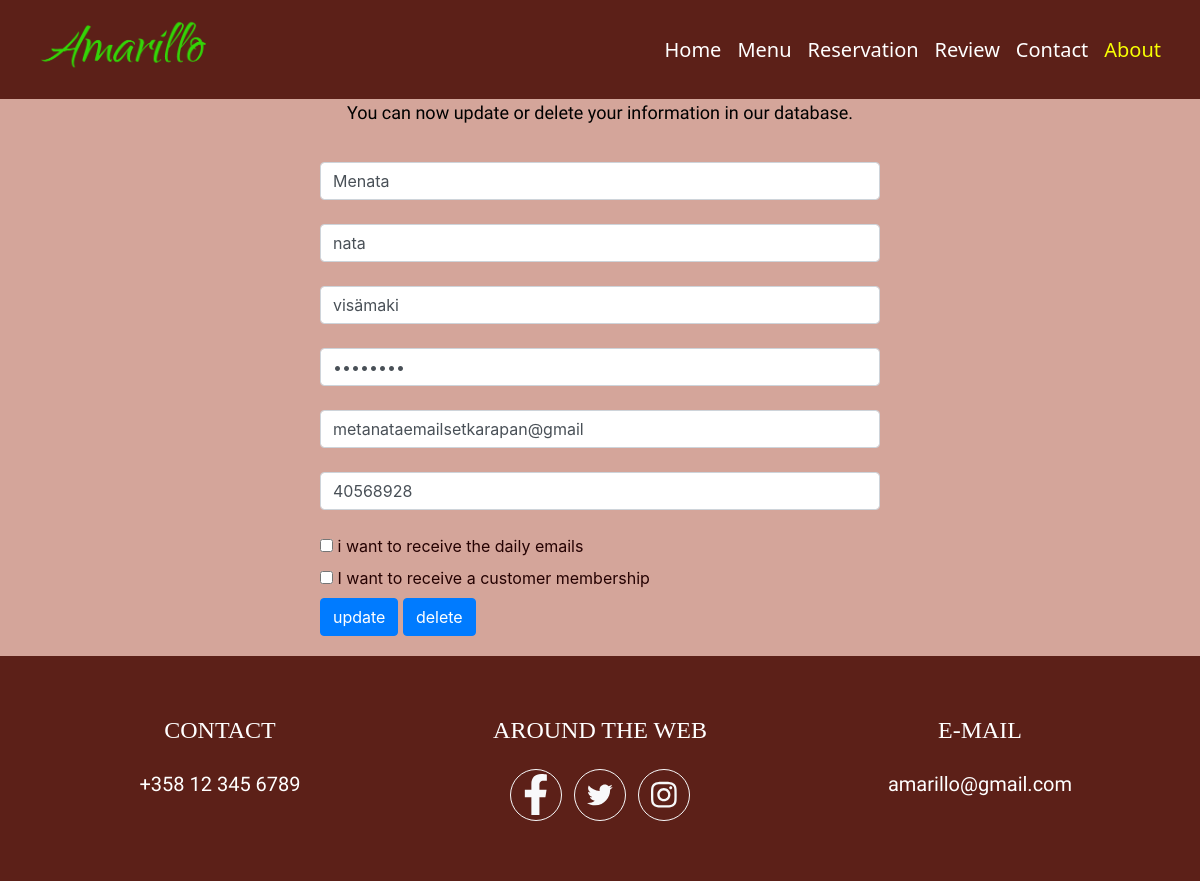
Page /php/userupdate.php?email=metanataemailsetkarapan@gmail on the committed database.
### tables this page shows
CREATE TABLE `aisha_customer` (
    `email_address` varchar(60) NOT NULL PRIMARY KEY,
    `fname` varchar(60) NOT NULL,
    `lname` varchar(60) NOT NULL,
    `phone_nbr` varchar(12) NOT NULL,
    `address` varchar(60) NOT NULL,
    `password` varchar(60) NOT NULL,
    `membershipid` varchar(60) DEFAULT 'N1458096'
  );

### php/userupdate.php (the view, shortened to what this page needs)
<?php
include "header.php";
include "db.php";
$var=$_GET['email'];
$results=mysqli_query($conn,"SELECT * from aisha_customer where email_address='$var'");
$row= mysqli_fetch_array($results);
echo"<p style='font-size:18px;'>You can now update or delete your information in our database.</p>"
?>
<div class="col-lg-6 mx-auto text-left" style="padding:20px">
  <form method="POST">
  <input type="text" placeholder="first name" name="fname"  class="form-control" required value="<?php echo $row['fname']; ?>"><br>
  <input type="text" placeholder="last name" name="lname"  class="form-control" required value="<?php echo $row['lname']; ?>"><br>
  <input type="text" placeholder="your address" name="address"  class="form-control" required value="<?php echo $row['address']; ?>"><br>
  <input type="password" id="pass" placeholder="Password" name="password" minlength="8" class="form-control" required value="<?php echo $row['password']; ?>"><br>
  <input type="email" id="email" name="email_address" placeholder="email address" class="form-control" required value="<?php echo $row['email_address']; ?>"><br>
  <input type="tel" placeholder="phone number" name="phone_nbr"  class="form-control" optional value="<?php echo $row['phone_nbr']; ?>"><br>
  <input type="checkbox">
  <label for="daily emails" >i want to receive the daily emails</label><br>
  <input type="checkbox" name="member" value="1">
  <label for="membership"> I want to receive a customer membership</label><br>
  <input class="btn btn-primary" type="submit" value="update" name="update">
  <input class="btn btn-primary" type="submit" value="delete" name="delete">
</form>
</div>
<?php include "footer.php" ?>

### style/style2.css (style rules this page uses)
body { margin: auto; background-color: #D4A59A; font-size: larger; }
p { font-weight: lighter; font-size: 30px; font-family: 'Courgette', cursive; }
* { box-sizing: border-box; }
* { padding: 0; margin: 0; box-sizing: border-box; }

### style/style.css (style rules this page uses)
body { background-color: #D4A59A; font-size: medium; color: rgb(37, 2, 2); }
* { box-sizing: border-box; }
p { text-align: center; color: black; font-size: 30px; font-family: 'Courgette', cursive; font-weight: 500; }

### rows in the picture
aisha_customer: fname "Menata", lname "nata", address "visämaki", email_address "metanataemailsetkarapan@gmail", phone_nbr "40568928"
